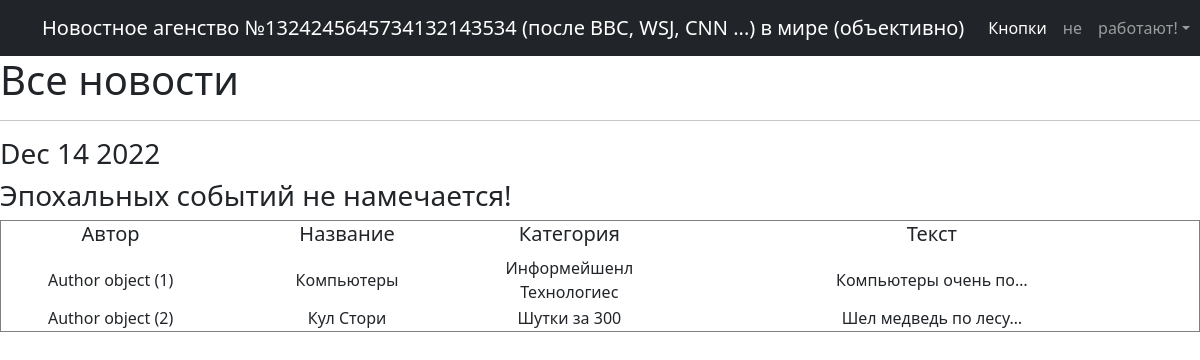
Page /news/ on the committed database.
### table/models.py (models this page shows, shortened)
class Post(models.Model):
    author = models.ForeignKey(Author, on_delete=models.CASCADE)
    title = models.CharField(max_length=32)
    category = models.CharField(max_length=32)
    text = models.TextField(default='Здесь ничего не написано')

class Author(models.Model):
    pass

### table/views.py (the view)
# urls.py: path('', PostList.as_view()),
class PostList(ListView):
    model = Post
    template_name = 'news.html'
    context_object_name = 'posts'
    def get_context_data(self, **kwargs):
        context = super().get_context_data(**kwargs)
        context['current'] = datetime.utcnow()
        context['main_event'] = None
        return context

### table/templatetags/custom_filters.py (called while the page is built)
@register.filter()
def cursed_words(word):
    i = -1
    word_super = word.split(' ')
    for letter in word_super:
        i += 1
        if letter in trashtalk:
            word_super[i:] = trashtalk[f'{letter}']
    return f'{" ".join(word_super)}'

### templates/news.html (shortened to what this page needs)
{% extends 'flatpages/default.html' %}
{% load custom_filters %}
{% block content %}
<h1>Все новости</h1>
<hr>
<h3> {{ current|date:'M d Y' }} </h3>
<h3>{{ main_event|default_if_none:"Эпохальных событий не намечается!" }}</h3>
{% if posts %}
<table style="border-collapse: collapse; width: 100%;" border="1">
<tbody>
<tr>
    <td style="width: 18.3239%; text-align: center;"><h5>Автор</h5></td>
    <td style="width: 21.1648%; text-align: center;"><h5>Название</h5></td>
    <td style="width: 15.9091%; text-align: center;"><h5>Категория</h5></td>
    <td style="width: 44.6022%; text-align: center;"><h5>Текст</h5></td>
</tr>
{% for post in posts %}
<tr>
<td style="width: 18.3239%; text-align: center;">{{post.author}}</td>
<td style="width: 21.1648%; text-align: center;">{{post.title}}</td>
<td style="width: 15.9091%; text-align: center;">{{post.category }}</td>
<td style="width: 44.6022%; text-align: center;">{{post.text  | cursed_words | truncatechars:20 }}</td>
</tr>
{% endfor %}
</tbody>
</table>
{% else %}
<h1>Бизнес не процветает, новостей не дождетесь!</h1>>
{% endif %}
{% endblock content %}

### templates/flatpages/default.html (shortened to what this page needs)
<!DOCTYPE html>
<html lang="en">
    <head>
        {% load static %}
        <link href="{% static 'css/styles.css' %}" rel="stylesheet" />
    </head>
    <body>
        <nav class="navbar navbar-expand-lg navbar-dark bg-dark">
            <div class="container">
                <a class="navbar-brand" href="#">Новостное агенство №1324245645734132143534 (после BBC, WSJ, CNN ...) в мире (объективно)</a>
                <div class="collapse navbar-collapse" id="navbarSupportedContent">
                    <ul class="navbar-nav ms-auto mb-2 mb-lg-0">
                        <li class="nav-item"><a class="nav-link active" aria-current="page" href="#">Кнопки</a></li>
                        <li class="nav-item"><a class="nav-link" href="#">не</a></li>
                        <li class="nav-item dropdown">
                            <a class="nav-link dropdown-toggle" id="navbarDropdown" href="#" role="button" data-bs-toggle="dropdown" aria-expanded="false">работают!</a>
                        </li>
                    </ul>
                </div>
            </div>
        </nav>
    {% block content %}
    {% endblock content %}
    </body>
</html>

### rows in the picture
Post: author "Author object (1)", title "Компьютеры", category "Информейшенл Технологиес", text|cursed_words "Компьютеры очень по…"
Post: author "Author object (2)", title "Кул Стори", category "Шутки за 300", text|cursed_words "Шел медведь по лесу…"

### other values in the picture
{{ current|date:'M d Y' }} "Dec 14 2022"
{{ main_event|default_if_none:"Эпохальных событий не намечается!" }} "Эпохальных событий не намечается!"
